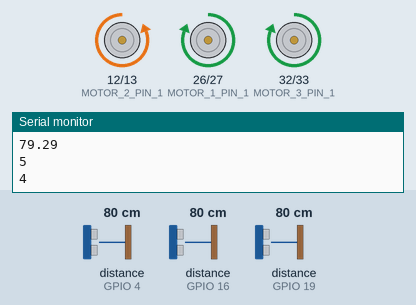
The sketch below on a simulated ESP32. On the bench: motor-driver pin pairs drawn as motors (green arrow = first pin HIGH = forward, orange = second pin HIGH = backward, longer = more drive), the last lines printed to the serial monitor. Wiring (inferred from the names in the program): 3 × ultrasonic range finder: trigger GPIO 5, echo GPIO 4 / trigger GPIO 17, echo GPIO 16 / trigger GPIO 18, echo GPIO 19. The inputs (shaded band) are chosen by the test bench; at power-on: distance to the obstacle (sensors on GPIO 4, GPIO 16, GPIO 19) 80 cm. The echo pulse lasts 58.3 µs per cm.

Above: at 1.2 s.
1.3 s: distance to the obstacle (sensor on GPIO 4) set to 18 cm
3.0 s: distance to the obstacle (sensor on GPIO 16) set to 250 cm
At 3.23 s:
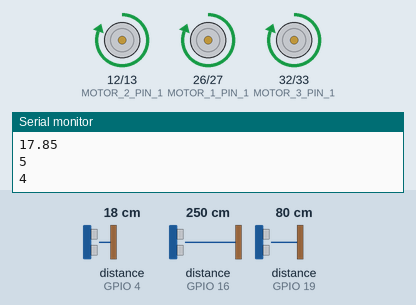
6.0 s: distance to the obstacle (sensor on GPIO 4) set to 120 cm
9.0 s: distance to the obstacle (sensor on GPIO 4) set to 9 cm
12.0 s: distance to the obstacle (sensor on GPIO 16) set to 60 cm
At 12.18 s:
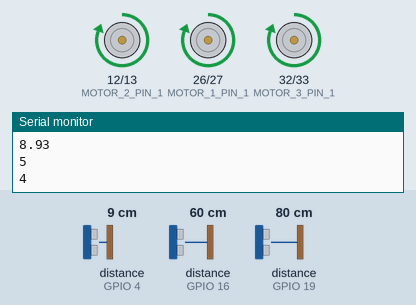
13.5 s: distance to the obstacle (sensor on GPIO 19) set to 299 cm
At 13.81 s:
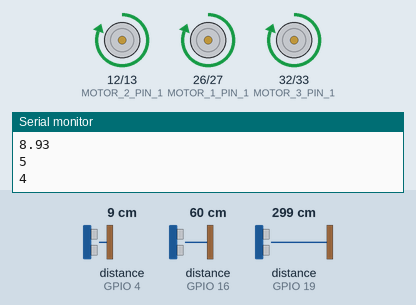
Timing chart, 0 to 17.5 s (numbered marks = the images above; inputs shaded):
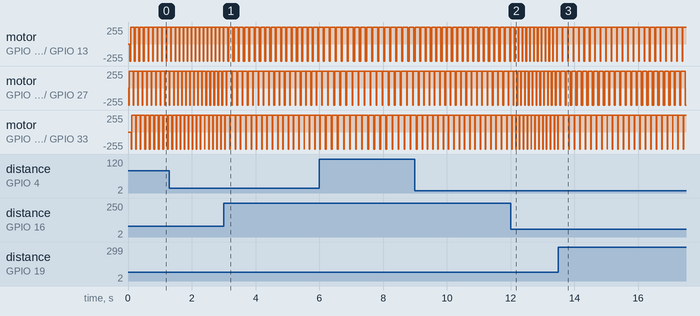

The sketch:

Vibrations.ino
```cpp
const int ECHO_PIN_1 = 16; // FRONT CAMERA
const int TRIG_PIN_1 = 17; // FRONT CAMERA
const int ECHO_PIN_2 = 19; // LEFT CAMERA
const int TRIG_PIN_2 = 18; // LEFT CAMERA
const int ECHO_PIN_3 = 4; // RIGHT CAMERA
const int TRIG_PIN_3 = 5; // RIGHT CAMERA
const int MOTOR_1_PIN_1 = 26; // LEFT MOTOR
const int MOTOR_1_PIN_2 = 27; // LEFT MOTOR
const int MOTOR_2_PIN_1 = 12; // CENTER MOTOR
const int MOTOR_2_PIN_2 = 13; // CENTER MOTOR
const int MOTOR_3_PIN_1 = 32; // RIGHT MOTOR
const int MOTOR_3_PIN_2 = 33; // RIGHT MOTOR

#define MAX_DIST = 400
#define MIN_DIST = 10


void vibrate(int delayAmt, int PIN_1, int PIN_2){
    digitalWrite(PIN_2, HIGH);
    digitalWrite(PIN_1, LOW);

    delay(delayAmt);

    digitalWrite(PIN_1, HIGH);
    digitalWrite(PIN_2, LOW);

    delay(delayAmt);
}

float getDistance(int TRIG_PIN, int ECHO_PIN){
  // Send a 10-microsecond pulse to TRIG

  digitalWrite(TRIG_PIN, LOW);
  delayMicroseconds(2);
  digitalWrite(TRIG_PIN, HIGH);
  delayMicroseconds(10);
  digitalWrite(TRIG_PIN, LOW);

  // Measure the duration of the echo pulse
  long duration = pulseIn(ECHO_PIN, HIGH);

  // Calculate distance in centimeters
  float distance = duration * 0.034 / 2;

  Serial.println(distance);
  Serial.println(TRIG_PIN);
  Serial.println(ECHO_PIN);
  return distance;

}

void setup() {
  pinMode(TRIG_PIN_1, OUTPUT);  // Set TRIG as output
  pinMode(ECHO_PIN_1, INPUT);   // Set ECHO as input
  pinMode(TRIG_PIN_2, OUTPUT);  // Set TRIG as output
  pinMode(ECHO_PIN_2, INPUT);   // Set ECHO as input
  pinMode(TRIG_PIN_3, OUTPUT);  // Set TRIG as output
  pinMode(ECHO_PIN_3, INPUT);   // Set ECHO as input
  pinMode(MOTOR_1_PIN_1, OUTPUT);
  pinMode(MOTOR_1_PIN_2, OUTPUT);
  pinMode(MOTOR_2_PIN_1, OUTPUT);
  pinMode(MOTOR_2_PIN_2, OUTPUT);
  pinMode(MOTOR_3_PIN_1, OUTPUT);
  pinMode(MOTOR_3_PIN_2, OUTPUT);

  Serial.begin(9600);       // Initialize Serial Monitor
  Serial.println("HC-SR04 Ultrasonic Sensor Initialized");
}

void loop() {
  int centerDistance = getDistance(TRIG_PIN_1, ECHO_PIN_1);
  int leftDistance = getDistance(TRIG_PIN_2, ECHO_PIN_2);
  int rightDistance = getDistance(TRIG_PIN_3, ECHO_PIN_3);

  int centerFreq = map(centerDistance, 10, 400, 15, 50);
  int leftFreq = map(leftDistance, 10, 400, 15, 50);
  int rightFreq = map(rightDistance, 10, 400, 15, 50);

  vibrate(leftFreq, MOTOR_1_PIN_1, MOTOR_1_PIN_2);
  vibrate(centerFreq, MOTOR_2_PIN_1, MOTOR_2_PIN_2);
  vibrate(rightFreq, MOTOR_3_PIN_1, MOTOR_3_PIN_2);
}
```

Measured:
- after the input at 3.0 s, motor on GPIO 12 (MOTOR_2_PIN_1) / GPIO 13 (MOTOR_2_PIN_2): alternates forward 255/255 for 0.13 s and backward 255/255 for 0.04 s, starting after 0.29 s; motor on GPIO 26 (MOTOR_1_PIN_1) / GPIO 27 (MOTOR_1_PIN_2): alternates forward 255/255 for 0.15 s and backward 255/255 for 0.02 s, starting after 0.25 s
- after the input at 12.0 s, motor on GPIO 12 (MOTOR_2_PIN_1) / GPIO 13 (MOTOR_2_PIN_2): alternates forward 255/255 for 0.10 s and backward 255/255 for 0.02 s, starting after 0.24 s; motor on GPIO 26 (MOTOR_1_PIN_1) / GPIO 27 (MOTOR_1_PIN_2): alternates forward 255/255 for 0.10 s and backward 255/255 for 0.02 s, starting after 0.20 s
- after the input at 13.5 s, motor on GPIO 12 (MOTOR_2_PIN_1) / GPIO 13 (MOTOR_2_PIN_2): alternates forward 255/255 for 0.15 s and backward 255/255 for 0.02 s, starting after 0.12 s; motor on GPIO 26 (MOTOR_1_PIN_1) / GPIO 27 (MOTOR_1_PIN_2): alternates forward 255/255 for 0.13 s and backward 255/255 for 0.04 s, starting after 0.21 s
- by itself, motor on GPIO 12 (MOTOR_2_PIN_1) / GPIO 13 (MOTOR_2_PIN_2), motor on GPIO 26 (MOTOR_1_PIN_1) / GPIO 27 (MOTOR_1_PIN_2), motor on GPIO 32 (MOTOR_3_PIN_1) / GPIO 33 (MOTOR_3_PIN_2): alternates forward 255/255 for 0.11 s and backward 255/255 for 0.02 s
